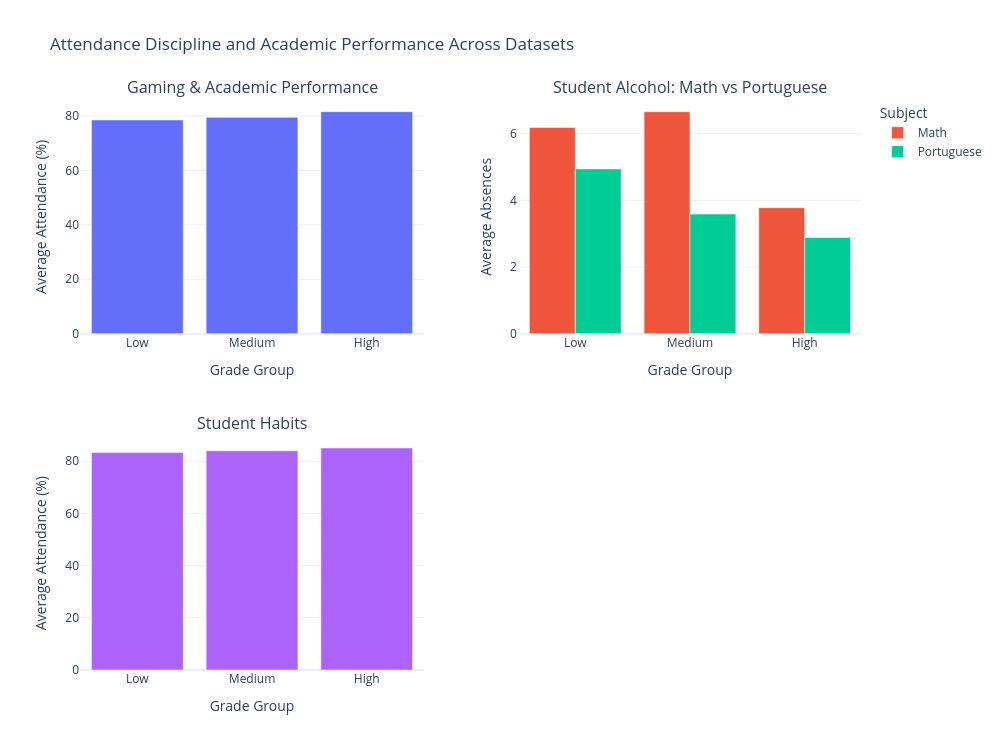

The code cell stored with this chart in its notebook:
### Markdown cell above
## Absence
Students with fewer absences tend to achieve higher academic performance.

### Code cell
#| class: col-page-right


%run plots/attendance_plot.ipynb

### Figure 1 — Plotly figure (JSON) as saved in the notebook; plotly's stock layout.template omitted (floating-point values rounded to 4 significant figures)
{"data": [{"showlegend": false, "type": "bar", "x": ["Low", "Medium", "High"], "xaxis": "x", "y": [78.55, 79.52, 81.6], "yaxis": "y"}, {"name": "Math", "type": "bar", "x": ["Low", "Medium", "High"], "xaxis": "x2", "y": [6.188, 6.661, 3.78], "yaxis": "y2"}, {"name": "Portuguese", "type": "bar", "x": ["Low", "Medium", "High"], "xaxis": "x2", "y": [4.944, 3.59, 2.887], "yaxis": "y2"}, {"showlegend": false, "type": "bar", "x": ["Low", "Medium", "High"], "xaxis": "x3", "y": [83.32, 84.0, 85.08], "yaxis": "y3"}], "layout": {"annotations": [{"font": {"size": 16}, "showarrow": false, "text": "Gaming & Academic Performance", "x": 0.22, "xanchor": "center", "xref": "paper", "y": 1, "yanchor": "bottom", "yref": "paper"}, {"font": {"size": 16}, "showarrow": false, "text": "Student Alcohol: Math vs Portuguese", "x": 0.78, "xanchor": "center", "xref": "paper", "y": 1, "yanchor": "bottom", "yref": "paper"}, {"font": {"size": 16}, "showarrow": false, "text": "Student Habits", "x": 0.22, "xanchor": "center", "xref": "paper", "y": 0.41, "yanchor": "bottom", "yref": "paper"}], "barmode": "group", "height": 750, "legend": {"title": {"text": "Subject"}}, "title": {"text": "Attendance Discipline and Academic Performance Across Datasets"}, "width": 1000, "xaxis": {"anchor": "y", "domain": [0, 0.44], "title": {"text": "Grade Group"}}, "xaxis2": {"anchor": "y2", "domain": [0.56, 1], "title": {"text": "Grade Group"}}, "xaxis3": {"anchor": "y3", "domain": [0, 0.44], "title": {"text": "Grade Group"}}, "xaxis4": {"anchor": "y4", "domain": [0.56, 1], "title": {"text": "Grade Group"}}, "yaxis": {"anchor": "x", "domain": [0.59, 1], "title": {"text": "Average Attendance (%)"}}, "yaxis2": {"anchor": "x2", "domain": [0.59, 1], "title": {"text": "Average Absences"}}, "yaxis3": {"anchor": "x3", "domain": [0, 0.41], "title": {"text": "Average Attendance (%)"}}, "yaxis4": {"anchor": "x4", "domain": [0, 0.41]}}}
